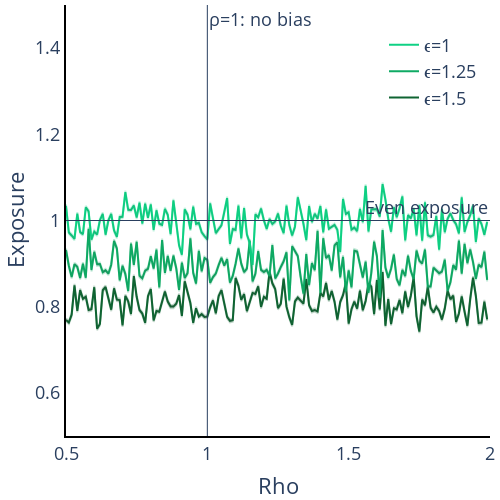

The code cell stored with this chart in its notebook:
### Markdown cell above
### Rho Exposure

### Code cell
Exposure_rho_epsilon1 = plotly_lines.plot_MTO_sim_results(plotly_lines(), data=df_rho[df_rho['epsilon'] == 1], x_var='rho', y_var='Exposure', x_range=[0.5,2], y_range=[0,1], x_title='rho', y_title='Exposure', with_predicted=False, colors=['rgba(15,209,132,1)'], legend_text='ϵ=1')

Exposure_rho_epsilon125 = plotly_lines.plot_MTO_sim_results(plotly_lines(), data=df_rho[df_rho['epsilon'] == 1.25], x_var='rho', y_var='Exposure', x_range=[0.5,2], y_range=[0,1], x_title='rho', y_title='Exposure', with_predicted=False, colors=['rgba(15,170,100,1)'], legend_text='ϵ=1.25')

Exposure_rho_epsilon15 = plotly_lines.plot_MTO_sim_results(plotly_lines(), data=df_rho[df_rho['epsilon'] == 1.5], x_var='rho', y_var='Exposure', x_range=[0.5,2], y_range=[0,1], x_title='rho', y_title='Exposure', with_predicted=False, colors=['rgba(15,100,50,1)'], legend_text='ϵ=1.5')


fig_Exposure_rho = go.Figure(data = Exposure_rho_epsilon15.data + Exposure_rho_epsilon125.data + Exposure_rho_epsilon1.data)

fig_Exposure_rho.update_layout(
    title = None, 
    font=dict(size = 18),
    xaxis_title = 'Rho', 
    yaxis_title = 'Exposure',
    width = 500, height = 500,
    showlegend = True, 
    legend=dict(x=0.75,y=0.95),
    legend_title_text = '',
    xaxis_range = [0.5,2],
    yaxis_range = [0.5,1.5],
    margin=dict(b=5,l=5,r=5,t=5),
    xaxis = dict(showgrid = False, showline = True, linecolor = 'rgb(0,0,0)', linewidth = 2), 
    yaxis = dict(showgrid = False, showline = True, linecolor = 'rgb(0,0,0)', linewidth = 2),
    plot_bgcolor='rgba(0,0,0,0)')


fig_Exposure_rho.add_hline(y=1, line_width=1, annotation_text = 'Even exposure')
fig_Exposure_rho.add_vline(x=1, line_width=1, annotation_text = 'ρ=1: no bias')

### Figure 1 — Plotly figure (JSON) as saved in the notebook; plotly's stock layout.template omitted (floating-point values rounded to 4 significant figures; data arrays with more than 128 entries replaced by an {"elided": "..."} marker saying what was removed)
{"data": [{"line": {"color": "rgba(15,100,50,1)", "width": 2}, "mode": "lines", "name": "ϵ=1.5", "showlegend": true, "type": "scatter", "x": {"elided": "150 float values"}, "y": {"elided": "150 float values"}}, {"line": {"color": "rgba(15,100,50,0.25)", "width": 2}, "mode": "lines", "showlegend": false, "type": "scatter", "x": {"elided": "150 float values"}, "y": {"elided": "150 float values"}}, {"fill": "tonexty", "fillcolor": "rgba(68, 68, 68, 0.2)", "line": {"color": "rgba(15,100,50,0.25)", "width": 2}, "mode": "lines", "showlegend": false, "type": "scatter", "x": {"elided": "150 float values"}, "y": {"elided": "150 float values"}}, {"line": {"color": "rgba(15,170,100,1)", "width": 2}, "mode": "lines", "name": "ϵ=1.25", "showlegend": true, "type": "scatter", "x": {"elided": "150 float values"}, "y": {"elided": "150 float values"}}, {"line": {"color": "rgba(15,170,100,0.25)", "width": 2}, "mode": "lines", "showlegend": false, "type": "scatter", "x": {"elided": "150 float values"}, "y": {"elided": "150 float values"}}, {"fill": "tonexty", "fillcolor": "rgba(68, 68, 68, 0.2)", "line": {"color": "rgba(15,170,100,0.25)", "width": 2}, "mode": "lines", "showlegend": false, "type": "scatter", "x": {"elided": "150 float values"}, "y": {"elided": "150 float values"}}, {"line": {"color": "rgba(15,209,132,1)", "width": 2}, "mode": "lines", "name": "ϵ=1", "showlegend": true, "type": "scatter", "x": {"elided": "150 float values"}, "y": {"elided": "150 float values"}}, {"line": {"color": "rgba(15,209,132,0.25)", "width": 2}, "mode": "lines", "showlegend": false, "type": "scatter", "x": {"elided": "150 float values"}, "y": {"elided": "150 float values"}}, {"fill": "tonexty", "fillcolor": "rgba(68, 68, 68, 0.2)", "line": {"color": "rgba(15,209,132,0.25)", "width": 2}, "mode": "lines", "showlegend": false, "type": "scatter", "x": {"elided": "150 float values"}, "y": {"elided": "150 float values"}}], "layout": {"annotations": [{"showarrow": false, "text": "Even exposure", "x": 1, "xanchor": "right", "xref": "x domain", "y": 1, "yanchor": "bottom", "yref": "y"}, {"showarrow": false, "text": "ρ=1: no bias", "x": 1, "xanchor": "left", "xref": "x", "y": 1, "yanchor": "top", "yref": "y domain"}], "font": {"size": 18}, "height": 500, "legend": {"title": {"text": ""}, "x": 0.75, "y": 0.95}, "margin": {"b": 5, "l": 5, "r": 5, "t": 5}, "plot_bgcolor": "rgba(0,0,0,0)", "shapes": [{"line": {"width": 1}, "type": "line", "x0": 0, "x1": 1, "xref": "x domain", "y0": 1, "y1": 1, "yref": "y"}, {"line": {"width": 1}, "type": "line", "x0": 1, "x1": 1, "xref": "x", "y0": 0, "y1": 1, "yref": "y domain"}], "showlegend": true, "title": {}, "width": 500, "xaxis": {"linecolor": "rgb(0,0,0)", "linewidth": 2, "range": [0.5, 2], "showgrid": false, "showline": true, "title": {"text": "Rho"}}, "yaxis": {"linecolor": "rgb(0,0,0)", "linewidth": 2, "range": [0.5, 1.5], "showgrid": false, "showline": true, "title": {"text": "Exposure"}}}}
